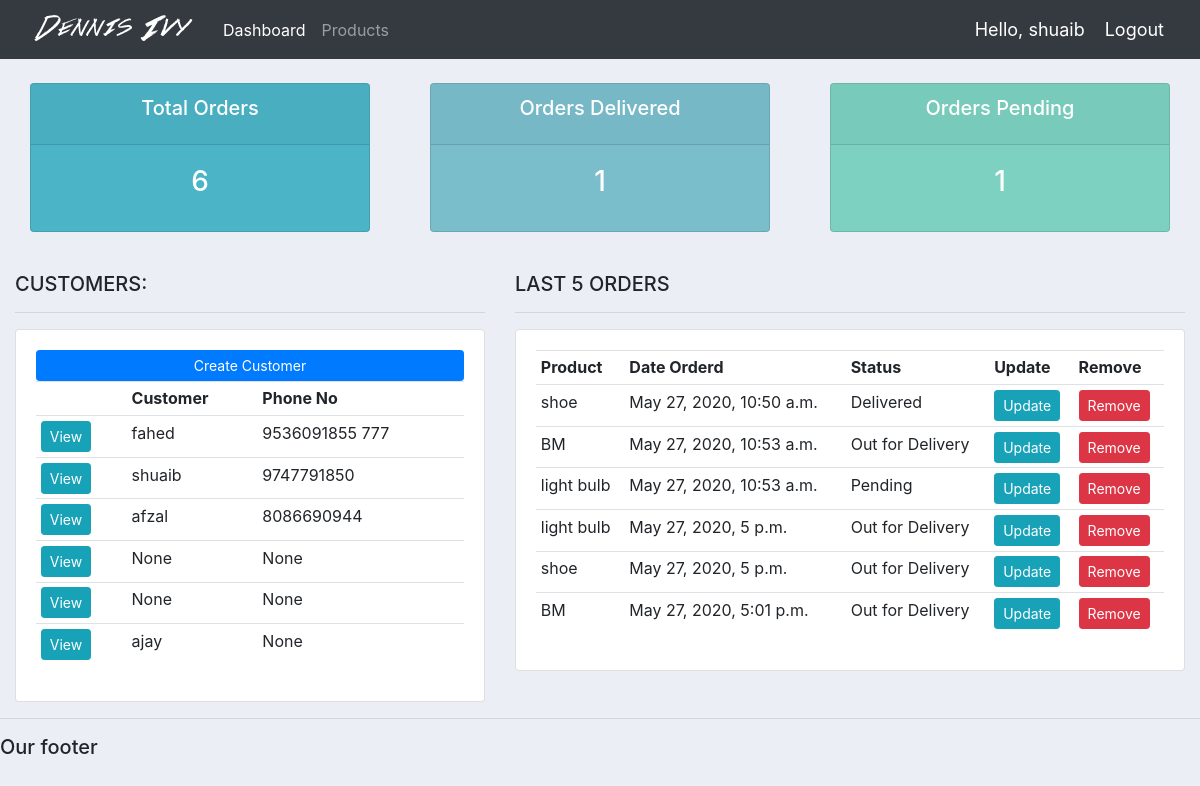
The app's page / (signed in) with its own data.
### accounts/models.py (models this page shows, shortened)
class Customer(models.Model):
    user = models.OneToOneField(User,null=True, on_delete=models.CASCADE)
    name = models.CharField(max_length=200, null=True)
    phone = models.CharField(max_length=200, null=True)
    email = models.CharField(max_length=200, null=True)
    profile_photo = models.ImageField(default="profile1.png", null=True, blank=True)
    date_created = models.DateTimeField(auto_now_add=True, null=True)

class Order(models.Model):
    STATUS = (
        ('Pending', 'Pending'),
        ('Out for Delivery', 'Out for Delivery'),
        ('Delivered', 'Delivered')
    )
    customer = models.ForeignKey(
        Customer, null=True, on_delete=models.SET_NULL)
    product = models.ForeignKey(Product, null=True, on_delete=models.SET_NULL)
    status = models.CharField(max_length=200, null=True, choices=STATUS)
    date_created = models.DateTimeField(auto_now_add=True, null=True)
    note = models.CharField(max_length=1000, null=True)

class Product(models.Model):
    CATEGORY = (
        ('Indoor', 'Indoor'),
        ('Outdoor', 'Outdoor')
    )
    name = models.CharField(max_length=200, null=True)
    tag = models.ManyToManyField(Tag)
    price = models.FloatField(null=True)
    category = models.CharField(max_length=200, null=True, choices=CATEGORY)
    description = models.CharField(max_length=200, null=True)
    date_created = models.DateTimeField(auto_now_add=True, null=True)
    def __str__(self):
        return self.name

### accounts/decorators.py (the view)
    def wrapper_function(request, *args, **kwargs):
        group = None
        if request.user.groups.exists():
            group = request.user.groups.all()[0].name
            print("GROUP: " ,group)
            if group == 'custom':
                return redirect('user-page')
            if group == 'admin':
                return view_func(request, *args, **kwargs)
        return HttpResponse('You are not authorized to view this page')

### accounts/views.py (called while the page is built)
@login_required(login_url='login')
@admin_only
def home(request):
    orders = Order.objects.all()
    customers = Customer.objects.all()
    tot_customers = customers.count()
    tot_orders = orders.count()
    delivered = orders.filter(status="Delivered").count()
    pending = orders.filter(status="Pending").count()
    context = {'orders': orders, 'customers': customers, 'tot_customers': tot_customers,
               'tot_orders': tot_orders, 'delivered': delivered, 'pending': pending}
    return render(request, 'accounts/dashboard.html', context)

### accounts/templates/accounts/dashboard.html
{% extends 'accounts/main.html' %} {% block content %} {% include 'accounts/status.html' %}
<br>
<div class="row">
    <div class="col-md-5">
        <h5>CUSTOMERS:</h5>
        <hr>
        <div class="card card-body">
            <a class="btn btn-primary  btn-sm btn-block" href="">Create Customer</a>
            <table class="table table-sm">
                <tr>
                    <th></th>
                    <th>Customer</th>
                    <th>Phone No</th>
                </tr>
                {% for i in customers%}
                <tr>
                    <td> <a class="btn btn-sm btn-info" href=" {% url 'customer' i.id %} ">View</a></td>
                    <td> {{ i.name }}</td>
                    <td> {{ i.phone }}</td>
                </tr>
                {% endfor %}
            </table>
        </div>
    </div>
    <div class="col-md-7">
        <h5>LAST 5 ORDERS</h5>
        <hr>
        <div class="card card-body">
            <table class="table table-sm">
                <tr>
                    <th>Product</th>
                    <th>Date Orderd</th>
                    <th>Status</th>
                    <th>Update</th>
                    <th>Remove</th>
                </tr>
                {% for i in orders%}
                <tr>
                    <td> {{ i.product }}</td>
                    <td> {{ i.date_created }}</td>
                    <td> {{ i.status }}</td>
                    <td>
                        <a class="btn btn-sm btn-info" href="{% url 'update_order' i.id %}">Update</a>
                    </td>
                    <td>
                        <a class="btn btn-sm btn-danger" href="{% url 'delete_order' i.id %}">Remove</a>
                    </td>
                </tr>
                {% endfor %}
            </table>
        </div>
    </div>
</div>
{% endblock %}

### accounts/templates/accounts/main.html (shortened to what this page needs)
{% load static %}
<!DOCTYPE html>
<html>
<head>
	<link rel="stylesheet" href="https://stackpath.bootstrapcdn.com/bootstrap/4.3.1/css/bootstrap.min.css">
	<link rel="stylesheet" type="text/css" href="{% static '/css/main.css' %}">
</head>
<body>
	{%  include 'accounts/navbar.html' %}
	<div class="container-fluid">
	{% block content %}
	{% endblock %}
    </div>
	<hr>
	<h5>Our footer</h5>
</body>
</html>

### accounts/templates/accounts/navbar.html (shortened to what this page needs)
{% load static %}
<nav class="navbar navbar-expand-lg navbar-dark bg-dark">
    <img src="{% static 'images/logo.png' %}">
    <div class="collapse navbar-collapse" id="navbarNav">
        <ul class="navbar-nav">
            {% if request.user.is_staff %}
            <li class="nav-item active">
                <a class="nav-link" href="{% url 'home' %}">Dashboard</a>
            </li>
            <li class="nav-item">
                <a class="nav-link" href="{% url 'products' %}">Products</a>
            </li>
            {% endif %}
        </ul>
    </div>
    <span class="hello-msg">Hello, {{request.user}}</span>
    <span><a  class="hello-msg" href="{% url 'logout' %}">Logout</a></span>
</nav>

### accounts/templates/accounts/status.html
<br>
<div class="row">
    <div class="col">
        <div class="col-md">
            <div class="card text-center text-white  mb-3" id="total-orders">
                <div class="card-header">
                    <h5 class="card-title">Total Orders</h5>
                </div>
                <div class="card-body">
                    <h3 class="card-title">{{ tot_orders}}</h3>
                </div>
            </div>
        </div>
    </div>
    <div class="col">
        <div class="col-md">
            <div class="card text-center text-white  mb-3" id="orders-delivered">
                <div class="card-header">
                    <h5 class="card-title">Orders Delivered</h5>
                </div>
                <div class="card-body">
                    <h3 class="card-title">{{ delivered }}</h3>
                </div>
            </div>
        </div>
    </div>
    <div class="col">
        <div class="col-md">
            <div class="card text-center text-white  mb-3" id="orders-pending">
                <div class="card-header">
                    <h5 class="card-title">Orders Pending</h5>
                </div>
                <div class="card-body">
                    <h3 class="card-title">{{ pending }}</h3>
                </div>
            </div>
        </div>
    </div>
</div>

### static/css/main.css (style rules this page uses)
body { background-color: #ebeff5; }
#total-orders { background-color: #4cb4c7; }
#orders-delivered { background-color: #7abecc; }
#orders-pending { background-color: #7CD1C0; }

### accounts/templates/accounts/navbar.html (style rules this page uses)
.hello-msg { font-size: 18px; color: #fff; margin-right: 20px; }

### records on screen
Customer: name "fahed", phone "9536091855 777"
Customer: name "shuaib", phone "9747791850"
Customer: name "afzal", phone "8086690944"
Customer: name "None", phone "None"
Customer: name "None", phone "None"
Customer: name "ajay", phone "None"
Order: product "shoe", date_created "May 27, 2020, 10:50 a.m.", status "Delivered"
Order: product "BM", date_created "May 27, 2020, 10:53 a.m.", status "Out for Delivery"
Order: product "light bulb", date_created "May 27, 2020, 10:53 a.m.", status "Pending"
Order: product "light bulb", date_created "May 27, 2020, 5 p.m.", status "Out for Delivery"
Order: product "shoe", date_created "May 27, 2020, 5 p.m.", status "Out for Delivery"
Order: product "BM", date_created "May 27, 2020, 5:01 p.m.", status "Out for Delivery"

### other values on screen
{{ request.user }} "shuaib"
{{ tot_orders }} "6"
{{ delivered }} "1"
{{ pending }} "1"
